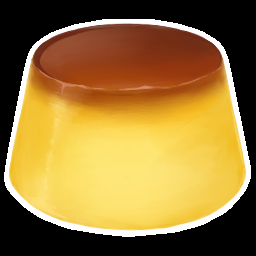
%> input picture GeometricTransformation/code/pudding.png, 256 x 256 px
$ octave shearing_puding.m   (GNU Octave 9; MATLAB toolbox functions it lacks are replaced by stand-ins)
%> lines starting %> are read from the running program, lines starting %| are printed output that depends on the picture; in (x1, y1, x2, y2) boxes, pixels count from 0 and x2, y2 are one past the last pixel; in counts of white or black regions, pixels touching at a corner belong together; the program's own positions count from 1
%% Question 3 %%

% Read image and initialize useful parameters
clear all; close all;

im = im2double(imread('pudding.png'));

% Generate a sinusoid. It will be used for the shear values
f = 1;
t = 0:0.01:1-0.01;
x_n = 0.2 * sin(2 * pi * f * t);

frames = length(x_n); % Number of frames
F(frames) = struct('cdata', [], 'colormap', []); % Struct containing all the frames

%% Convert the background from black to white
express = im > 0;
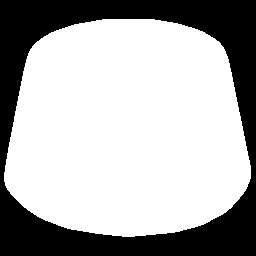
%> express: size 256x256x3 logical; 67.9% white; 1 black region, box (x1, y1, x2, y2) and area: (0, 0, 256, 256) 21067
im = (ones(size(im)) - express) + express .* im;
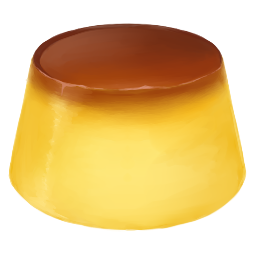
%> im: size 256x256x3 double; mean R, G, B 0.904, 0.778, 0.538
[m,n]=size(im);
%> m = 256; n = 768
%% Create Video Writer object
video_filename = 'sheared_pudding.mp4';
video_writer = VideoWriter(video_filename, 'MPEG-4');
video_writer.FrameRate = 40; % Set frame rate
open(video_writer);

%% Loop - Shear image and place into the overall image
for i = 1:frames
    image = ones(m, 2 * n, 3); % Overall image

    %% Create an affine2d class object
    % Create affine2d's argument matrix A
    sh_y = 0;
    sh_x = x_n(i);

    A = [1 sh_x 0;
         sh_y 1 0;
         0    0 1];

    tform = affine2d(A');

    %% Apply scaling to image with imwarp
    im_temp = imwarp(im, tform, 'FillValues', 1.0);

    %% Place image to the right coordinates
    [k, l, ~] = size(im_temp);
    start_m = 1;
    end_m = start_m + k - 1;

    if sh_x > 0
        start_n = ceil(n / 2) - ceil((m * sh_x));
    else
        start_n = ceil(n / 2);
    end

    end_n = start_n + l - 1;

    image(start_m:end_m, start_n:end_n, :) = im_temp;

    %% Update movie F
    F(i) = im2frame(image, []);

    % Write frame to video file
    writeVideo(video_writer, F(i));
end
%> this loop made 100 passes
%> pass 2, `im_temp = imwarp(im, tform, 'FillValues', 1.0);`:
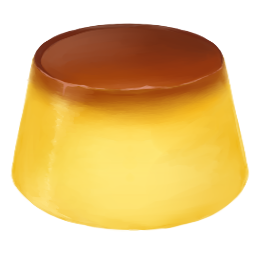
%> im_temp: size 256x260x3 double; mean R, G, B 0.905, 0.782, 0.546
%> after the loop:
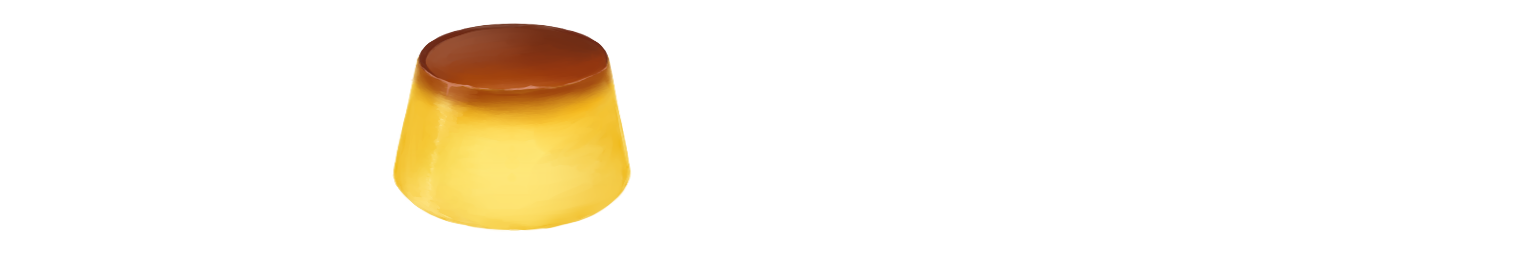
%> image: size 256x1536x3 double; mean R, G, B 0.984, 0.963, 0.923
%> after the loop, F = 100 items

%% Close the video file
close(video_writer);

%% Play the results in 40 fps
%implay(F, 40);
